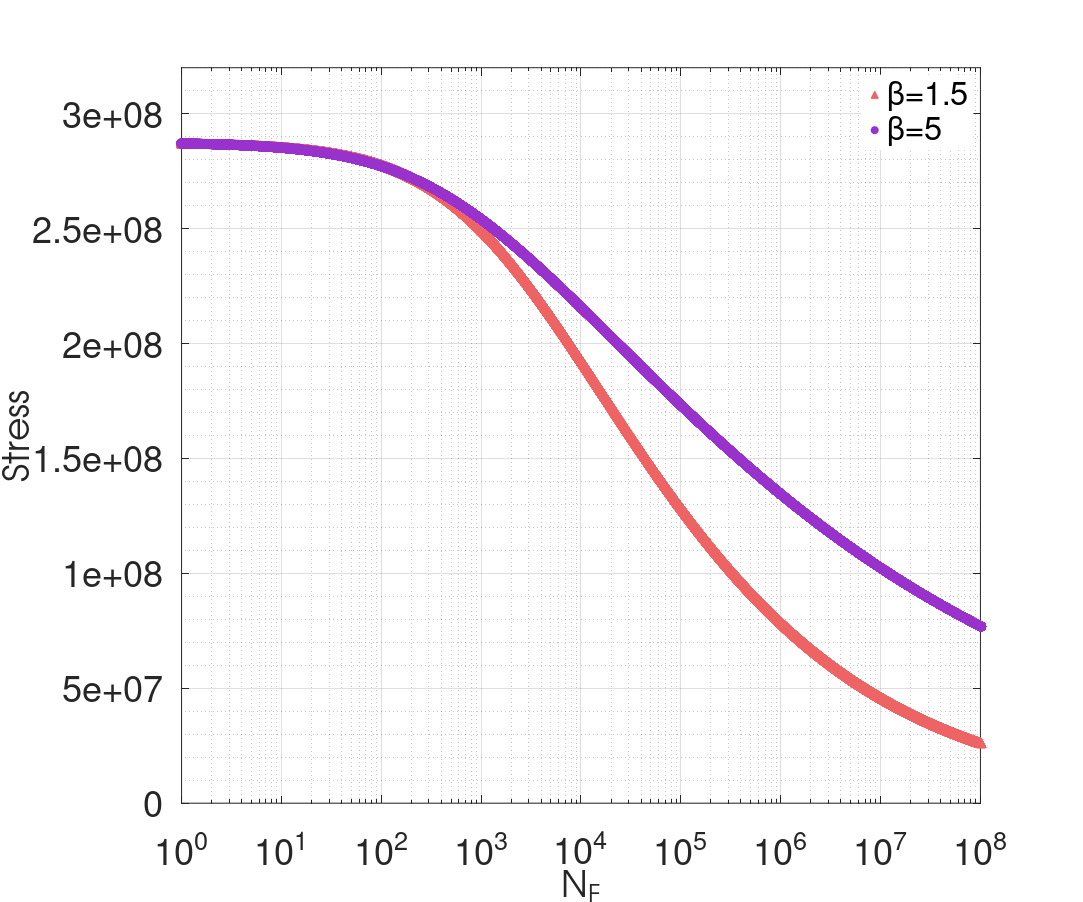

Source code (MATLAB):
clear;clc;close all;
%---------------------Verified parameters in random loading case-----------------------------
b1=1.5;                    %weakening scales distribution exponent
b2=5;                    %weakening scales distribution exponent
a=0.1;                %sensitivity of sequence effect(control alp>0)
WF=5.58e8;            %dissipated energy to failure per unit volume
X=1.065;                 %Major damage threshold (meaning S_{max} must be greater than X/2*yield to activate magnification)
pb=1.4;                %Major damage power
%---------------------Verified parameters in constant loading case-----------------------------
y=230e6;           %macroscopic yield stress
E=72e9;              %Young's modulus
k=6e8;                 %hardening parameter
nu=0.3;                     %poisson's ratio
sigu=320e6;             %ultimite stress
n0=1;                   %number of initial local defects
lam=0.1;               %hydrostatic pressure sensitivity
gam=0.1;             %material parameter from Chaboche law(Wohler curve exponent)
maxstress11=sigu;
stress11=1000:1000:maxstress11;
Smax=sqrt(2/3).*stress11;
hydro=1/3.*stress11;
yield=y-lam.*hydro;

sequence=((Smax.*yield.^-1).*(X-Smax.*yield.^-1).^-1).^pb;
alp=1-a.*sequence;

NF1=((1+gam)*a*sequence).^-1*WF*E*(E+k*nu)*b1*(b1+1)*(n0*(4*(E-k)*(1+nu)*(b1-1)))^-1.*yield.^(b1-1).*Smax.^(-b1-1);
NF2=((1+gam)*a*sequence).^-1*WF*E*(E+k*nu)*b2*(b2+1)*(n0*(4*(E-k)*(1+nu)*(b2-1)))^-1.*yield.^(b2-1).*Smax.^(-b2-1);

sn1=semilogx(NF1,stress11,'LineStyle', 'none','LineWidth', 1,'Marker', '^', 'MarkerSize', 10, ...
            'MarkerEdgeColor', [238 99 99]/255, 'MarkerFaceColor',[238 99 99]/255);
hold on
sn2=semilogx(NF2,stress11,'LineStyle', 'none','LineWidth', 1,'Marker', 'o', 'MarkerSize', 10, ...
            'MarkerEdgeColor', [153 50 204]/255, 'MarkerFaceColor',[153 50 204]/255);
grid on;
grid minor;
axis([1 1e8 0 maxstress11]);
set(gca,'XTick',[1e0,1e1,1e2,1e3,1e4,1e5,1e6,1e7,1e8,1e9] );
% hTitle =title('S-N curve at constant amplitude stress with R=-1 in our model with different $\beta$','FontSize',20);
hXLabel = xlabel('N_F');
hYLabel =ylabel('Stress');

hLegend=legend([sn1,sn2], '\beta=1.5','\beta=5','Location','northeast');
set([hLegend, gca], 'FontSize', 40);
set(hLegend,'Box','on');
set(hLegend,'EdgeColor',[1 1 1]); %set the edge colour of the legend to white 
% Adjust font
set(gca, 'FontName', 'Helvetica')
set([hXLabel, hYLabel], 'FontName', 'AvantGarde')
set([hXLabel, hYLabel], 'FontSize',40)

% Adjust axes properties
set(gcf,'color','w'); %set figure background transparent
set(gca,'color','w'); %set axis transparent
% Maximize print figure
set(gcf,'outerposition',get(0,'screensize'));
set(gcf, 'PaperPositionMode', 'manual');
set(gcf, 'PaperUnits', 'points'); %[ {inches} | centimeters | normalized | points ]
set(gcf, 'PaperPosition', [0 0 1200 1000]); %set(gcf,'PaperPosition',[left,bottom,width,height])
 saveas(gcf,'F:\Git\Anew\figures\SNb.png');
